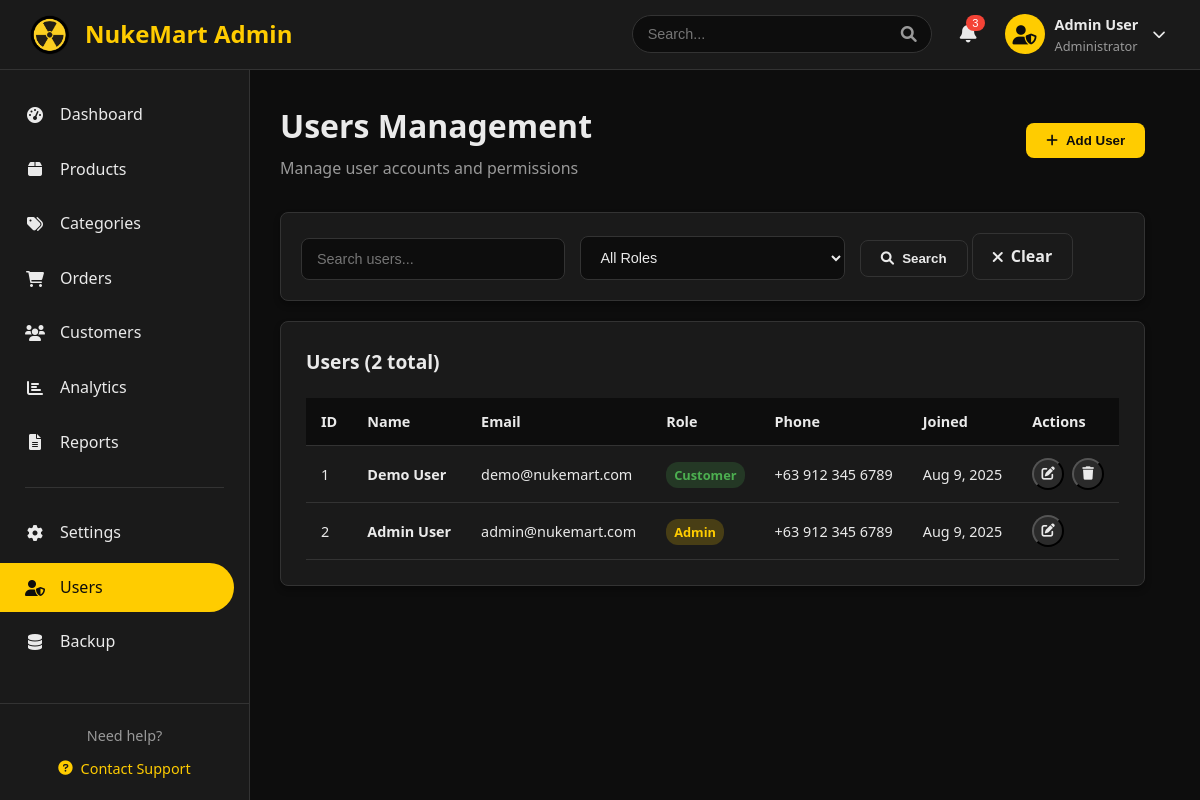
Screenshot of /admin/users.php (signed in) with the database file from the repository.
### tables this page shows
CREATE TABLE users (
    id INT AUTO_INCREMENT PRIMARY KEY,
    name VARCHAR(100) NOT NULL,
    email VARCHAR(100) UNIQUE NOT NULL,
    password VARCHAR(255) NOT NULL,
    role ENUM('customer', 'admin') DEFAULT 'customer',
    phone VARCHAR(20),
    address TEXT,
    created_at TIMESTAMP DEFAULT CURRENT_TIMESTAMP,
    updated_at TIMESTAMP DEFAULT CURRENT_TIMESTAMP ON UPDATE CURRENT_TIMESTAMP
);

### config/database.php (called while the page is built, shortened)
<?php
function getDBConnection() {
    try {
        $pdo = new PDO(
            "mysql:host=" . DB_HOST . ";dbname=" . DB_NAME . ";charset=utf8mb4",
            DB_USER,
            DB_PASS,
            [
                PDO::ATTR_ERRMODE => PDO::ERRMODE_EXCEPTION,
                PDO::ATTR_DEFAULT_FETCH_MODE => PDO::FETCH_ASSOC,
                PDO::ATTR_EMULATE_PREPARES => false
            ]
        );
        return $pdo;
    } catch (PDOException $e) {
        die("Database connection failed: " . $e->getMessage());
    }
}
function executeQuery($sql, $params = []) {
    $pdo = getDBConnection();
    $stmt = $pdo->prepare($sql);
    $stmt->execute($params);
    return $stmt;
}
function fetchOne($sql, $params = []) {
    $stmt = executeQuery($sql, $params);
    return $stmt->fetch();
}
function fetchAll($sql, $params = []) {
    $stmt = executeQuery($sql, $params);
    return $stmt->fetchAll();
}
?>

### admin/users.php (the view, shortened to what this page needs)
<?php
$page = isset($_GET['page']) ? (int)$_GET['page'] : 1;
$limit = 10;
$offset = ($page - 1) * $limit;
$search = isset($_GET['search']) ? $_GET['search'] : '';
$where_conditions = ["1=1"];
$params = [];
$where_clause = implode(" AND ", $where_conditions);
$sql = "SELECT * FROM users WHERE $where_clause ORDER BY created_at DESC LIMIT ? OFFSET ?";
$params[] = $limit;
$params[] = $offset;
$users = fetchAll($sql, $params);
$count_sql = "SELECT COUNT(*) as count FROM users WHERE $where_clause";
$count_params = array_slice($params, 0, -2);
$total_users = fetchOne($count_sql, $count_params)['count'];
include 'includes/header.php';
?>
<div class="admin-container">
    <?php include 'includes/sidebar.php'; ?>
    <div class="main-content">
        <div class="admin-header">
            <div class="header-left">
                <h1>Users Management</h1>
                <p>Manage user accounts and permissions</p>
            </div>
            <div class="header-right">
                <button class="btn-primary" onclick="openAddUserModal()">
                    <i class="fas fa-plus"></i>
                    Add User
                </button>
            </div>
        </div>
        <div class="filters-section">
            <form method="GET" class="filters-form">
                <div class="filter-group">
                    <input type="text" name="search" placeholder="Search users..."
                           value="<?php echo htmlspecialchars($search); ?>" class="form-control">
                </div>
                <div class="filter-group">
                    <select name="role" class="form-control">
                        <option value="">All Roles</option>
                    </select>
                </div>
                <div class="filter-group">
                    <button type="submit" class="btn-secondary">
                        <i class="fas fa-search"></i>
                        Search
                    </button>
                    <a href="users.php" class="btn-secondary">
                        <i class="fas fa-times"></i>
                        Clear
                    </a>
                </div>
            </form>
        </div>
        <div class="table-section">
            <div class="table-header">
                <h3>Users (<?php echo $total_users; ?> total)</h3>
            </div>
            <div class="table-container">
                <table class="admin-table">
                    <thead>
                        <tr>
                            <th>ID</th>
                            <th>Name</th>
                            <th>Email</th>
                            <th>Role</th>
                            <th>Phone</th>
                            <th>Joined</th>
                            <th>Actions</th>
                        </tr>
                    </thead>
                    <tbody>
                        <?php foreach ($users as $user): ?>
                        <tr>
                            <td><?php echo $user['id']; ?></td>
                            <td>
                                <div class="user-info">
                                    <h4><?php echo htmlspecialchars($user['name']); ?></h4>
                                </div>
                            </td>
                            <td><?php echo htmlspecialchars($user['email']); ?></td>
                            <td>
                                <span class="role-badge role-<?php echo $user['role']; ?>">
                                    <?php echo ucfirst($user['role']); ?>
                                </span>
                            </td>
                            <td><?php echo htmlspecialchars($user['phone'] ?: 'N/A'); ?></td>
                            <td><?php echo date('M j, Y', strtotime($user['created_at'])); ?></td>
                            <td>
                                <div class="action-buttons">
                                    <button class="btn-action" title="Edit" onclick="editUser(<?php echo $user['id']; ?>)">
                                        <i class="fas fa-edit"></i>
                                    </button>
                                    <?php if ($user['id'] != $_SESSION['user']['id']): ?>
                                    <button class="btn-action" title="Delete" onclick="deleteUser(<?php echo $user['id']; ?>)">
                                        <i class="fas fa-trash"></i>
                                    </button>
                                    <?php endif; ?>
                                </div>
                            </td>
                        </tr>
                        <?php endforeach; ?>
                    </tbody>
                </table>
            </div>
        </div>
    </div>
</div>
<?php include 'includes/footer.php'; ?>

### admin/assets/css/admin.css (style rules this page uses)
:root { --admin-bg: #0d0d0d; --admin-surface: #1a1a1a; --admin-surface-hover: #2a2a2a; --admin-border: #333; --admin-text: #eaeaea; --admin-text-secondary: #999; --admin-accent: #ffcc00; --admin-success: #4caf50; --admin-warning: #ff9800; --admin-danger: #f44336; --admin-info: #2196f3; --admin-shadow: 0 4px 6px rgba(0, 0, 0, 0.3); --admin-radius: 8px; }
* { margin: 0; padding: 0; box-sizing: border-box; }
body { font-family: 'Segoe UI', Tahoma, Geneva, Verdana, sans-serif; background: var(--admin-bg); color: var(--admin-text); line-height: 1.6; }
.main-content { margin-left: 250px; margin-top: 70px; padding: 30px; flex: 1; }
.admin-header { display: flex; justify-content: space-between; align-items: center; margin-bottom: 30px; }
.header-left h1 { font-size: 2rem; font-weight: 700; color: var(--admin-text); margin-bottom: 5px; }
.header-left p { color: var(--admin-text-secondary); font-size: 1rem; }
.table-container { overflow-x: auto; }
.admin-table { width: 100%; border-collapse: collapse; }
.admin-table th, .admin-table td { padding: 12px 15px; text-align: left; border-bottom: 1px solid var(--admin-border); }
.admin-table th { background: var(--admin-bg); font-weight: 600; color: var(--admin-text); font-size: 0.9rem; }
.admin-table td { color: var(--admin-text); font-size: 0.9rem; }
.action-buttons { display: flex; gap: 8px; }
.btn-action { width: 32px; height: 32px; border-radius: 50%; display: flex; align-items: center; justify-content: center; color: var(--admin-text); text-decoration: none; transition: all 0.3s ease; background: var(--admin-surface-hover); }
.btn-primary { background: var(--admin-accent); color: var(--admin-bg); border: none; padding: 10px 20px; border-radius: var(--admin-radius); font-weight: 600; cursor: pointer; transition: all 0.3s ease; text-decoration: none; display: inline-flex; align-items: center; gap: 8px; }
.btn-secondary { background: var(--admin-surface); color: var(--admin-text); border: 1px solid var(--admin-border); padding: 10px 20px; border-radius: var(--admin-radius); font-weight: 600; cursor: pointer; transition: all 0.3s ease; text-decoration: none; display: inline-flex; align-items: center; gap: 8px; }
.form-control { width: 100%; padding: 12px 15px; background: var(--admin-bg); border: 1px solid var(--admin-border); border-radius: var(--admin-radius); color: var(--admin-text); font-size: 0.9rem; transition: border-color 0.3s ease; }
.filters-section { background: var(--admin-surface); border: 1px solid var(--admin-border); border-radius: var(--admin-radius); padding: 20px; margin-bottom: 20px; box-shadow: var(--admin-shadow); }
.filters-form { display: flex; gap: 15px; align-items: end; flex-wrap: wrap; }
.filter-group { flex: 1; min-width: 200px; }
.table-section { background: var(--admin-surface); border: 1px solid var(--admin-border); border-radius: var(--admin-radius); padding: 25px; box-shadow: var(--admin-shadow); }
.table-header { display: flex; justify-content: space-between; align-items: center; margin-bottom: 20px; }
.table-header h3 { font-size: 1.2rem; font-weight: 600; color: var(--admin-text); }
.role-badge { padding: 4px 8px; border-radius: 12px; font-size: 0.8rem; font-weight: 600; }
.role-admin { background: rgba(255, 204, 0, 0.2); color: var(--admin-accent); }
.role-customer { background: rgba(76, 175, 80, 0.2); color: var(--admin-success); }

### rows the page displays
users: id "1", name "Demo User", email "demo@nukemart.com", role "Customer", phone "+63 912 345 6789", created_at "Aug 9, 2025"
users: id "2", name "Admin User", email "admin@nukemart.com", role "Admin", phone "+63 912 345 6789", created_at "Aug 9, 2025"

### other values shown
SITE_NAME "NukeMart"
$_SESSION['user']['name'] "Admin User"
$total_users "2"
